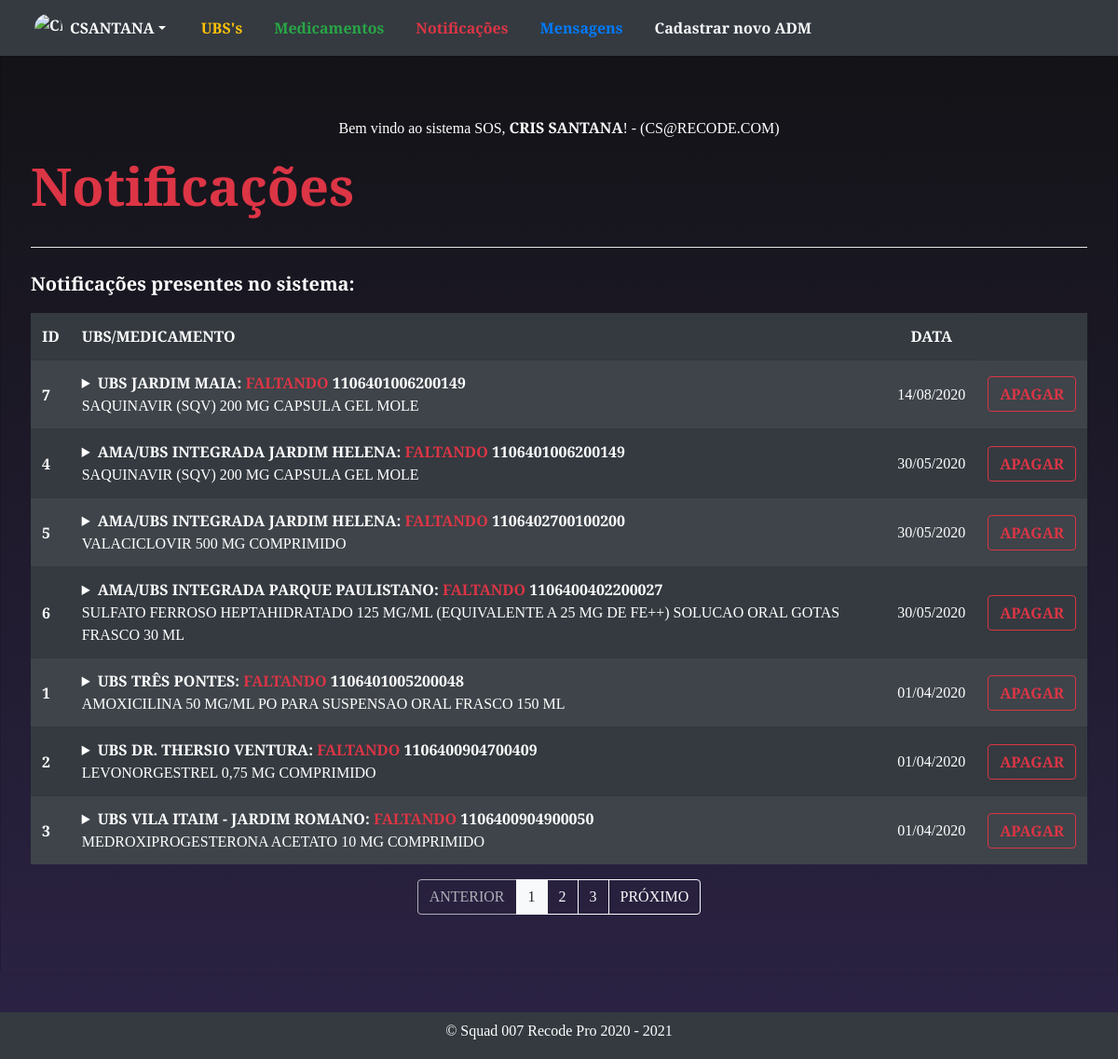
The app's page /SPRINT_02/ADM/pagnot.php (signed in) with its own data.
### tables this page shows
CREATE TABLE `denuncia` (
  `id` int NOT NULL AUTO_INCREMENT PRIMARY KEY,
  `ubs_id` int,
  `medicamento_id` varchar(20) NOT NULL,
  `comentario` varchar (1000),
  `data_ocorrencia` date,
  `data_denuncia` datetime DEFAULT NOW()
);

CREATE TABLE `ubs` (
  `id` int AUTO_INCREMENT PRIMARY KEY,
  `nomeUbs` varchar(150),
  `descricao` varchar(500),
  `telefone` varchar(30),
  `endereco` varchar(100),
  `bairro` varchar(100),
  `distrito` varchar(100),
  `zona` char(2),
  `cidade` varchar(150),
  `uf` char(2),
  `cep` varchar(20),
  `latitude` varchar(20),
  `longitude` varchar(20),
  `cadastrado_por_id` varchar(20),
  `data_cadastro` datetime DEFAULT NOW()
);

CREATE TABLE `medicamento` (
  `id` varchar(20) NOT NULL PRIMARY KEY,
  `nome` varchar(200) NOT NULL,
  `observacao` varchar(500),
  `cadastrado_por_id` varchar(20) NOT NULL,
  `data_cadastro` datetime DEFAULT NOW()
);

### SPRINT_02/ADM/pagnot.php (the view, shortened to what this page needs)
<!DOCTYPE html>
<html lang="en">
<head>
  <?php require_once('connectdb.php') ?>
</head>
<body style="background: rgb(18,18,20);
background: linear-gradient(180deg, rgba(18,18,20,1) 0%, rgba(44,35,69,1) 100%);" class="text-white">
  <div class="jumbotron card card-image text-white" style="background-color: rgba(0,0,0,0);">
    <p class="text-center">Bem vindo ao sistema SOS, <b><?php echo $_SESSION['nome'] ?></b>! - (<?php echo $_SESSION['email'] ?>)</p>
    <h1 class="display-4 text-danger  font-weight-bold">Notificações</h1>
    <hr class="my-4 bg-white">
    <p class="lead font-weight-bold">Notificações presentes no sistema:</p>
    <div class="table-responsive">
    <table class="table table-striped table-hover table-dark bg-dark text-center">
      <thead>
        <tr>
          <th scope="col" class=" text-left">ID</th>
          <th scope="col" class=" text-left">UBS/MEDICAMENTO</th>
          <th scope="col" class=" text-center">DATA</th>
        </tr>
      </thead>
      <tbody>
        <?php
        $sql = "
          SELECT
          den.id id,
          den.comentario com,
          ubs.nomeUbs ubs,
          med.nome med,
          med.id id_med,
          den.data_ocorrencia data
          FROM
          denuncia den
          JOIN ubs ON den.ubs_id = ubs.id
          JOIN medicamento med ON den.medicamento_id = med.id
          ORDER BY den.data_ocorrencia DESC;
        ";
        $result = $conn->query($sql);
        if ($result->num_rows > 0) {
          while ($rows = $result->fetch_assoc()) {
        ?>
            <tr>
              <th class="align-middle text-left" scope="row "><?php echo $rows["id"]; ?></th>
              <td class="align-middle text-left ">
                <details>
                  <summary>
                    <b><?php echo $rows["ubs"]; ?>: <span class="text-danger">FALTANDO</span> <?php echo $rows["id_med"]; ?></b><br>
                    <?php echo $rows["med"]; ?>
                  </summary>
                </details>
              </td>
              <td class="align-middle text-center"><?php echo date('d/m/Y', strtotime($rows['data'])); ?></td>
              <td class="align-middle text-right">
                <div class="btn-group">
                  <form method="post">
                    <button type="submit" class="btn btn-outline-danger  font-weight-bold">
                      APAGAR </button>
                  </form>
                </div>
              </td>
            </tr>
        <?php
          }
        } else {
          echo "Nenhuma denúncia cadastrada!";
        }
        ?>
      </tbody>
    </table>
      </div>
    <div class="btn-group pagination justify-content-center">
      <a class="btn btn-outline-light disabled" href="#">ANTERIOR</a>
      <a class="btn btn-outline-light active" href="#">1</a>
      <a class="btn btn-outline-light" href="#">2</a>
      <a class="btn btn-outline-light" href="#">3</a>
      <a class="btn btn-outline-light" href="#">PRÓXIMO</a>
    </div>
  </div>
</body>
</html>

### records on screen
denuncia: id "7", ubs.nomeUbs "UBS JARDIM MAIA", medicamento "1106401006200149", medicamento.nome "SAQUINAVIR (SQV) 200 MG CAPSULA GEL MOLE", data_ocorrencia "14/08/2020"
denuncia: id "4", ubs.nomeUbs "AMA/UBS INTEGRADA JARDIM HELENA", medicamento "1106401006200149", medicamento.nome "SAQUINAVIR (SQV) 200 MG CAPSULA GEL MOLE", data_ocorrencia "30/05/2020"
denuncia: id "5", ubs.nomeUbs "AMA/UBS INTEGRADA JARDIM HELENA", medicamento "1106402700100200", medicamento.nome "VALACICLOVIR 500 MG COMPRIMIDO", data_ocorrencia "30/05/2020"
denuncia: id "6", ubs.nomeUbs "AMA/UBS INTEGRADA PARQUE PAULISTANO", medicamento "1106400402200027", medicamento.nome "SULFATO FERROSO HEPTAHIDRATADO 125 MG/ML (EQUIVALENTE A 25 MG DE FE++) SOLUCAO ORAL GOTAS FRASCO 30 ML", data_ocorrencia "30/05/2020"
denuncia: id "1", ubs.nomeUbs "UBS TRÊS PONTES", medicamento "1106401005200048", medicamento.nome "AMOXICILINA 50 MG/ML PO PARA SUSPENSAO ORAL FRASCO 150 ML", data_ocorrencia "01/04/2020"
denuncia: id "2", ubs.nomeUbs "UBS DR. THERSIO VENTURA", medicamento "1106400904700409", medicamento.nome "LEVONORGESTREL 0,75 MG COMPRIMIDO", data_ocorrencia "01/04/2020"
denuncia: id "3", ubs.nomeUbs "UBS VILA ITAIM - JARDIM ROMANO", medicamento "1106400904900050", medicamento.nome "MEDROXIPROGESTERONA ACETATO 10 MG COMPRIMIDO", data_ocorrencia "01/04/2020"

### other values on screen
$_SESSION['nome'] "CRIS SANTANA"
$_SESSION['email'] "CS@RECODE.COM"
